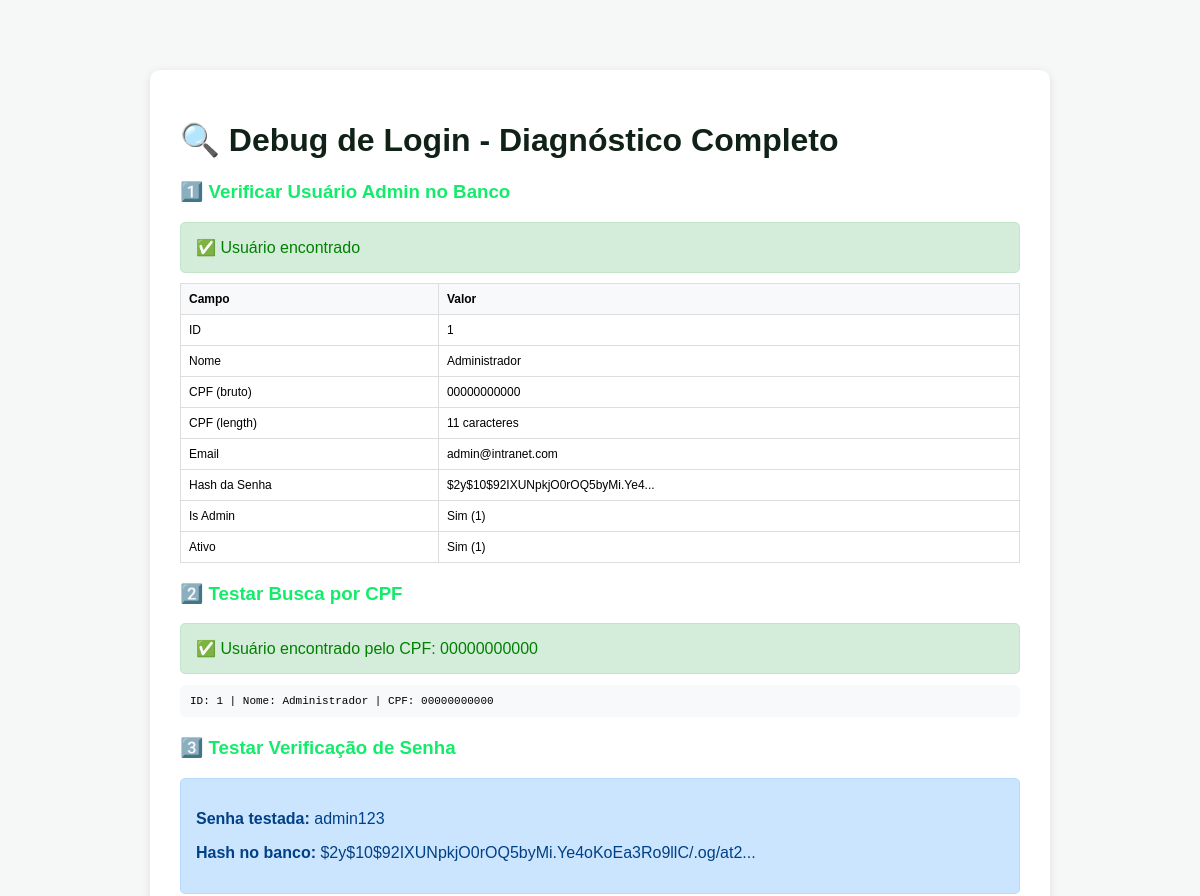
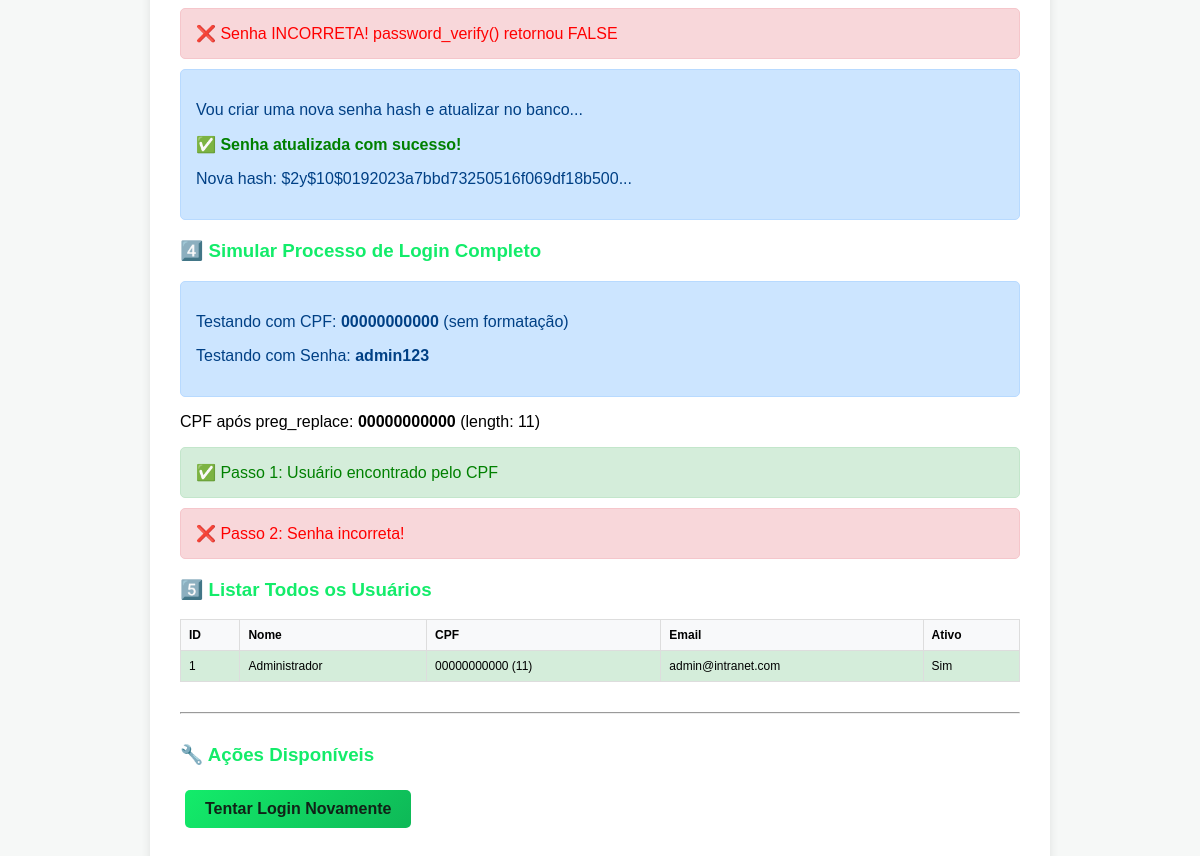
The app's page /debug_login.php with its own data (2 pictures, top to bottom).
### tables this page shows
CREATE TABLE IF NOT EXISTS usuarios (
    id INT AUTO_INCREMENT PRIMARY KEY,
    nome VARCHAR(100) NOT NULL,
    cpf VARCHAR(14) UNIQUE,
    email VARCHAR(100) NOT NULL UNIQUE,
    senha VARCHAR(255) NOT NULL,
    setor_id INT,
    is_admin TINYINT(1) DEFAULT 0,
    ativo TINYINT(1) DEFAULT 1,
    ultimo_acesso DATETIME,
    created_at TIMESTAMP DEFAULT CURRENT_TIMESTAMP,
    updated_at TIMESTAMP DEFAULT CURRENT_TIMESTAMP ON UPDATE CURRENT_TIMESTAMP,
    FOREIGN KEY (setor_id) REFERENCES setores(id) ON DELETE SET NULL
);

### debug_login.php (the view, shortened to what this page needs)
<?php
require_once 'config.php';
echo "<!DOCTYPE html>";
echo "<html lang='pt-BR'>";
echo "<head>";
echo "</head>";
echo "<body>";
echo "<div class='card'>";
echo "<h1>🔍 Debug de Login - Diagnóstico Completo</h1>";
echo "<h3>1️⃣ Verificar Usuário Admin no Banco</h3>";
$result = $conn->query("SELECT id, nome, cpf, email, senha, is_admin, ativo FROM usuarios WHERE email = 'admin@intranet.com'");
if ($result && $result->num_rows > 0) {
    $admin = $result->fetch_assoc();
    echo "<div class='success'>✅ Usuário encontrado</div>";
    echo "<table>";
    echo "<tr><th>Campo</th><th>Valor</th></tr>";
    echo "<tr><td>ID</td><td>" . $admin['id'] . "</td></tr>";
    echo "<tr><td>Nome</td><td>" . $admin['nome'] . "</td></tr>";
    echo "<tr><td>CPF (bruto)</td><td>" . $admin['cpf'] . "</td></tr>";
    echo "<tr><td>CPF (length)</td><td>" . strlen($admin['cpf']) . " caracteres</td></tr>";
    echo "<tr><td>Email</td><td>" . $admin['email'] . "</td></tr>";
    echo "<tr><td>Hash da Senha</td><td>" . substr($admin['senha'], 0, 30) . "...</td></tr>";
    echo "<tr><td>Is Admin</td><td>" . ($admin['is_admin'] ? 'Sim (1)' : 'Não (0)') . "</td></tr>";
    echo "<tr><td>Ativo</td><td>" . ($admin['ativo'] ? 'Sim (1)' : 'Não (0)') . "</td></tr>";
    echo "</table>";
} else {
    echo "<div class='error'>❌ Usuário admin não encontrado!</div>";
    exit;
}
echo "<h3>2️⃣ Testar Busca por CPF</h3>";
$cpf_teste = '00000000000';
$stmt = $conn->prepare("SELECT id, nome, cpf FROM usuarios WHERE cpf = ? AND ativo = 1");
$stmt->bind_param("s", $cpf_teste);
$stmt->execute();
$result_cpf = $stmt->get_result();
if ($result_cpf->num_rows > 0) {
    $user_cpf = $result_cpf->fetch_assoc();
    echo "<div class='success'>✅ Usuário encontrado pelo CPF: $cpf_teste</div>";
    echo "<pre>ID: " . $user_cpf['id'] . " | Nome: " . $user_cpf['nome'] . " | CPF: " . $user_cpf['cpf'] . "</pre>";
} else {
    echo "<div class='error'>❌ Usuário NÃO encontrado pelo CPF: $cpf_teste</div>";
}
echo "<h3>3️⃣ Testar Verificação de Senha</h3>";
$senha_teste = 'admin123';
$senha_hash = $admin['senha'];
echo "<div class='info'>";
echo "<p><strong>Senha testada:</strong> $senha_teste</p>";
echo "<p><strong>Hash no banco:</strong> " . substr($senha_hash, 0, 50) . "...</p>";
echo "</div>";
if (password_verify($senha_teste, $senha_hash)) {
    echo "<div class='success'>✅ Senha CORRETA! password_verify() retornou TRUE</div>";
} else {
    echo "<div class='error'>❌ Senha INCORRETA! password_verify() retornou FALSE</div>";
    echo "<div class='info'>";
    echo "<p>Vou criar uma nova senha hash e atualizar no banco...</p>";
    $nova_senha_hash = password_hash('admin123', PASSWORD_DEFAULT);
    $stmt_senha = $conn->prepare("UPDATE usuarios SET senha = ? WHERE id = ?");
    $stmt_senha->bind_param("si", $nova_senha_hash, $admin['id']);
    if ($stmt_senha->execute()) {
        echo "<p style='color: green;'><strong>✅ Senha atualizada com sucesso!</strong></p>";
        echo "<p>Nova hash: " . substr($nova_senha_hash, 0, 50) . "...</p>";
    }
    echo "</div>";
}
echo "<h3>4️⃣ Simular Processo de Login Completo</h3>";
echo "<div class='info'>";
echo "<p>Testando com CPF: <strong>00000000000</strong> (sem formatação)</p>";
echo "<p>Testando com Senha: <strong>admin123</strong></p>";
echo "</div>";
$cpf_login = preg_replace('/[^0-9]/', '', '000.000.000-00');
echo "<p>CPF após preg_replace: <strong>$cpf_login</strong> (length: " . strlen($cpf_login) . ")</p>";
$stmt_login = $conn->prepare("SELECT id, nome, email, cpf, senha, setor_id, is_admin FROM usuarios WHERE cpf = ? AND ativo = 1");
$stmt_login->bind_param("s", $cpf_login);
$stmt_login->execute();
$result_login = $stmt_login->get_result();
if ($result_login->num_rows > 0) {
    $user_login = $result_login->fetch_assoc();
    echo "<div class='success'>✅ Passo 1: Usuário encontrado pelo CPF</div>";
    if (password_verify('admin123', $user_login['senha'])) {
        echo "<div class='success'>✅ Passo 2: Senha verificada com sucesso!</div>";
        echo "<div class='success'>";
        echo "<h3>🎉 LOGIN FUNCIONARIA!</h3>";
        echo "<p>Todos os testes passaram. O login deve funcionar com:</p>";
        echo "<p><strong>CPF:</strong> 000.000.000-00 (ou 00000000000)</p>";
        echo "<p><strong>Senha:</strong> admin123</p>";
        echo "</div>";
    } else {
        echo "<div class='error'>❌ Passo 2: Senha incorreta!</div>";
    }
} else {
    echo "<div class='error'>❌ Passo 1: Usuário NÃO encontrado pelo CPF</div>";
}
echo "<h3>5️⃣ Listar Todos os Usuários</h3>";
$all_users = $conn->query("SELECT id, nome, cpf, email, ativo FROM usuarios");
echo "<table>";
echo "<tr><th>ID</th><th>Nome</th><th>CPF</th><th>Email</th><th>Ativo</th></tr>";
while ($u = $all_users->fetch_assoc()) {
    $status = $u['ativo'] ? 'style="background: #d4edda;"' : 'style="background: #f8d7da;"';
    echo "<tr $status>";
    echo "<td>" . $u['id'] . "</td>";
    echo "<td>" . $u['nome'] . "</td>";
    echo "<td>" . ($u['cpf'] ?? 'NULL') . " (" . strlen($u['cpf'] ?? '') . ")</td>";
    echo "<td>" . $u['email'] . "</td>";
    echo "<td>" . ($u['ativo'] ? 'Sim' : 'Não') . "</td>";
    echo "</tr>";
}
echo "</table>";
echo "<hr style='margin: 30px 0;'>";
echo "<h3>🔧 Ações Disponíveis</h3>";
echo "<p><a href='login.php' style='background: linear-gradient(135deg, #13ec6a 0%, #0eb857 100%); color: #102217; font-weight: 600; padding: 10px 20px; border-radius: 5px; text-decoration: none; display: inline-block; margin: 5px;'>Tentar Login Novamente</a></p>";
echo "</div>";
echo "</body>";
echo "</html>";
?>

### records on screen
usuarios: id "1", nome "Administrador", cpf "00000000000", cpf "11", email "admin@intranet.com", senha "$2y$10$92IXUNpkjO0rOQ5byMi.Ye4", senha "$2y$10$92IXUNpkjO0rOQ5byMi.Ye4oKoEa3Ro9llC/.og/at2", ativo "Sim"

### other values on screen
$cpf_teste "00000000000"
$senha_teste "admin123"
substr($nova_senha_hash, 0, 50) "$2y$10$0192023a7bbd73250516f069df18b500"
$cpf_login "00000000000"
strlen($cpf_login) "11"
